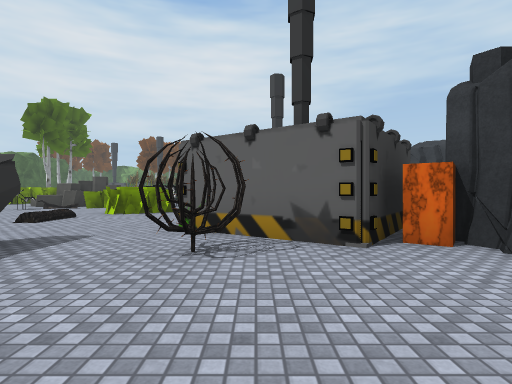
View 1 (above)

24 first-person views from a walk through a 3-D level made in the Unity game engine. The camera is 1.2 m above the floor, looks level and sees 80° across. The floor is counted in squares, 2 m on a side. Each view is taken from the middle of a square. On the plan, view 1 faces up. The plan holds only what a view shows up to about 9 squares ahead; the rest is blank. The place goes on beyond the plan. The player is left out. Some surface patterns are stand-ins.

View 2
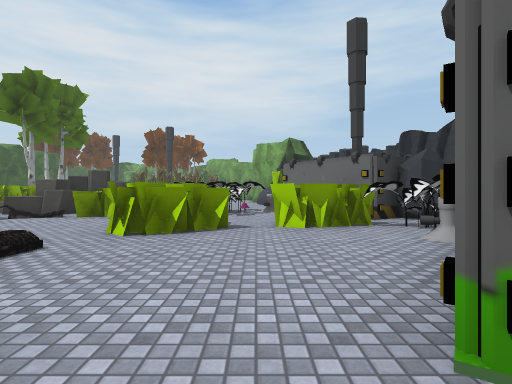

View 3
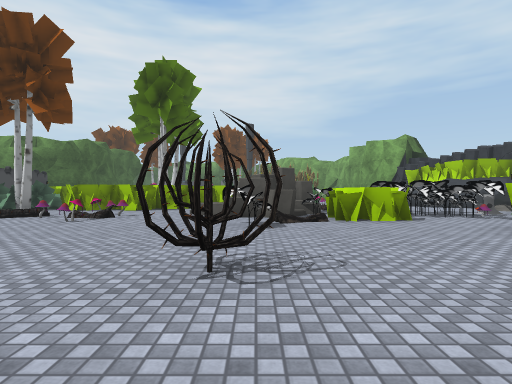

View 4
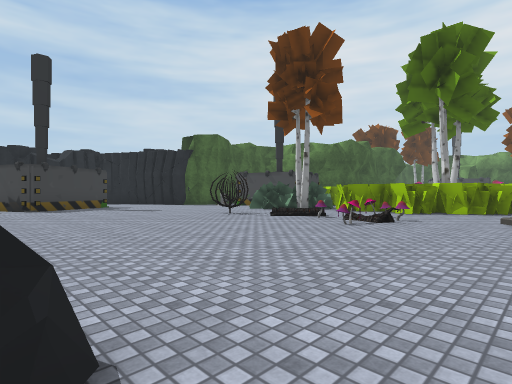

View 5
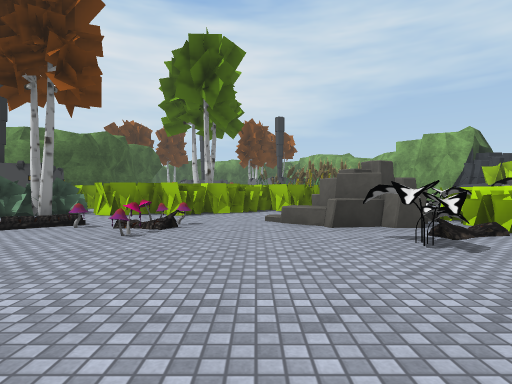

View 6
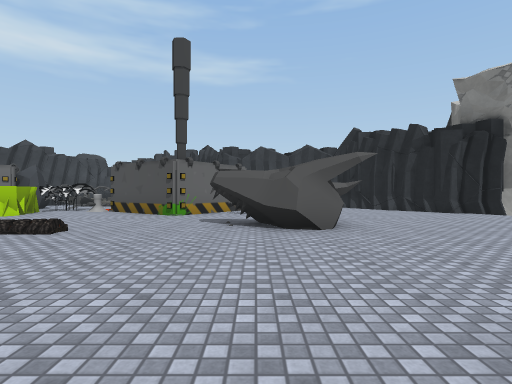

View 7
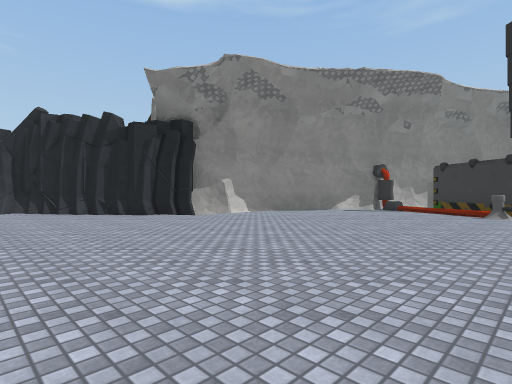

View 8
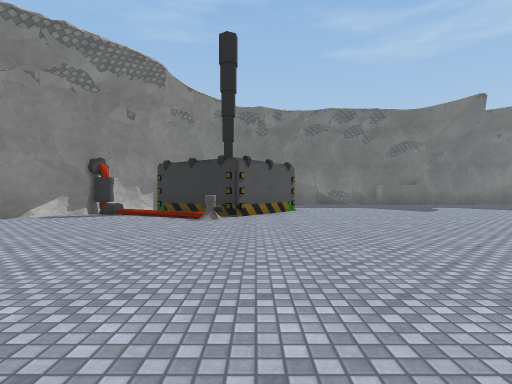

View 9
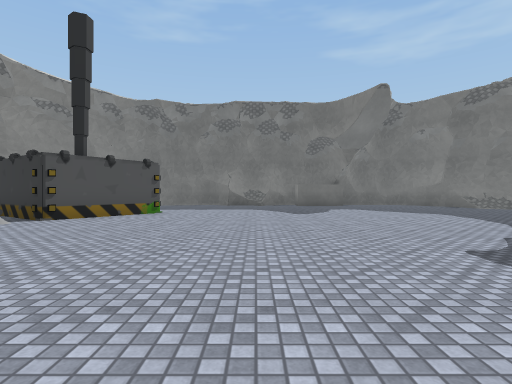

View 10
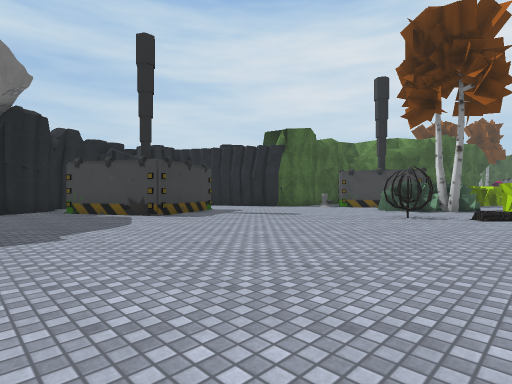

View 11
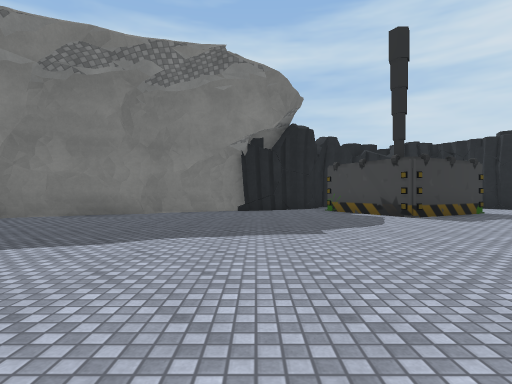

View 12
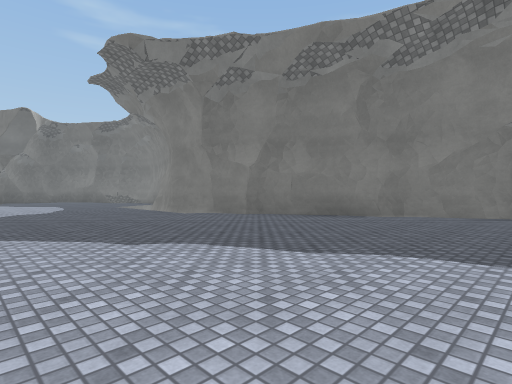

View 13
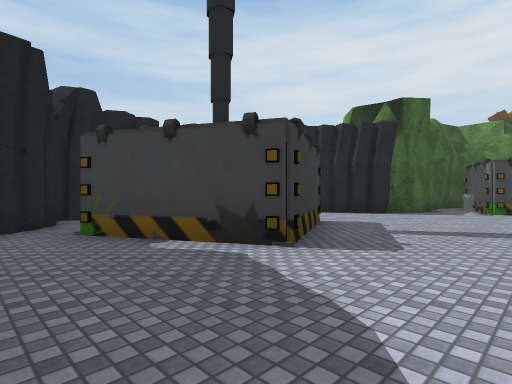

View 14
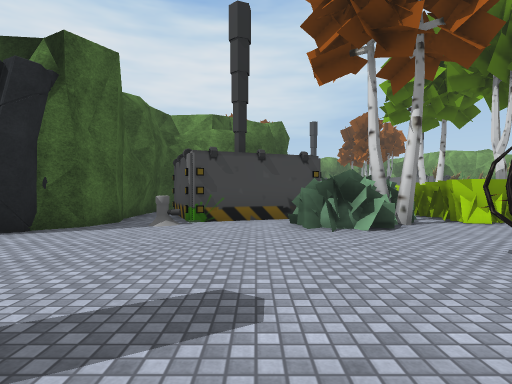

View 15
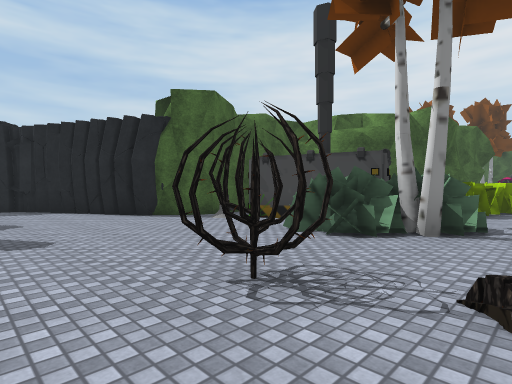

View 16
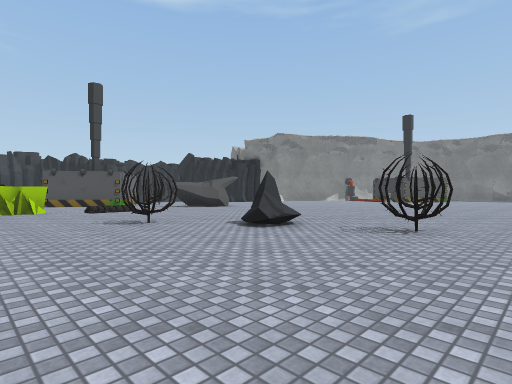

View 17
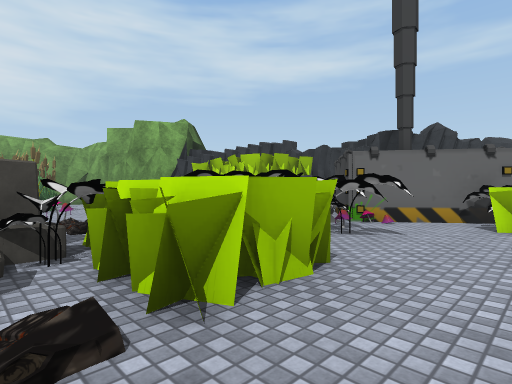

View 18
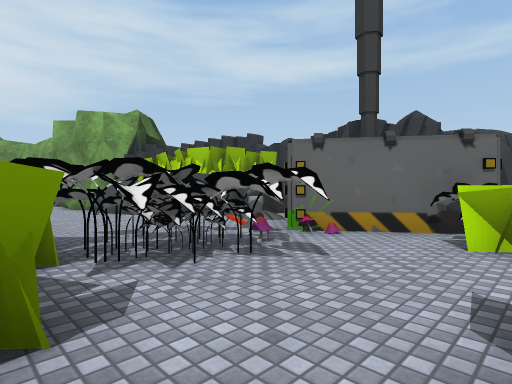

View 19
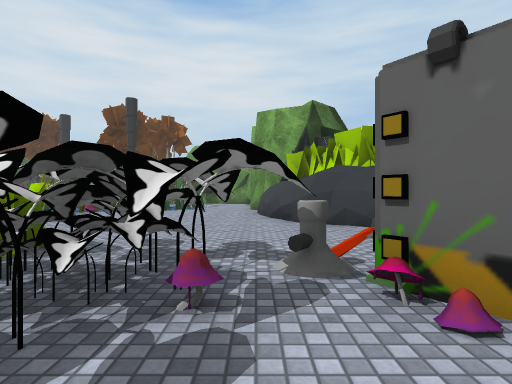

View 20
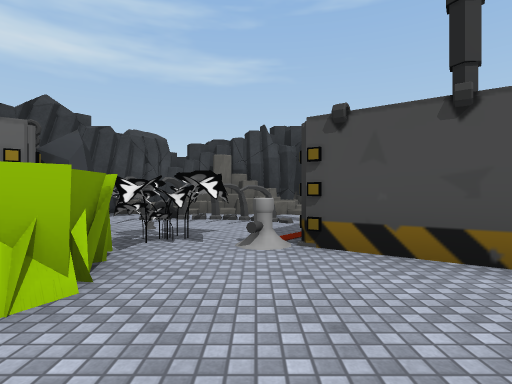

View 21
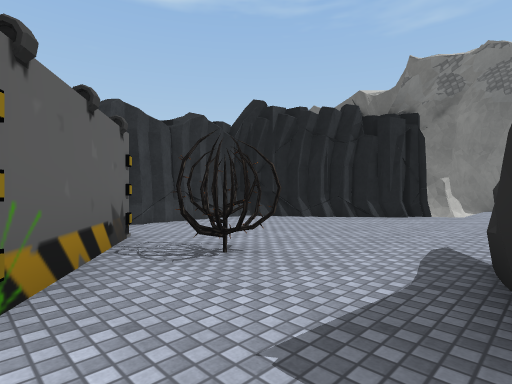

View 22
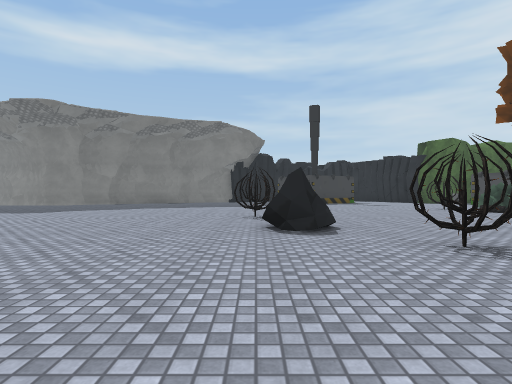

View 23
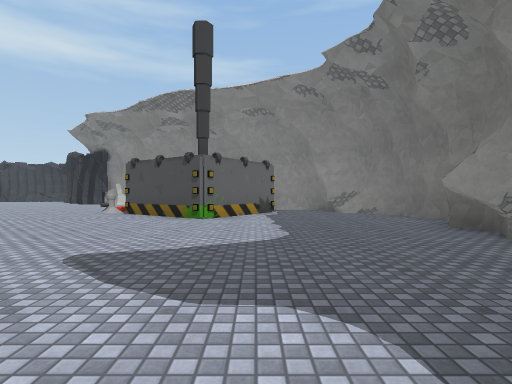

View 24
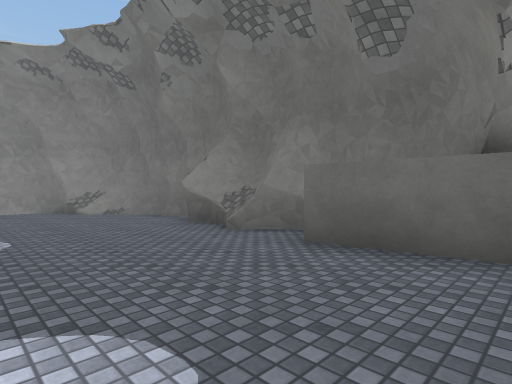

### Floor plan
Key: @ floor where view 1 was taken; # wall or solid block; . floor; = window, fence, low wall or low ledge; ≈ liquid the walk keeps out of; ^ raised ledge; v drop or lower ground; O other object.
Columns run from 26 left of view 1 to 5 right of it. Each row starts with its distance up from view 1.
 19            O            ##
 18      #    O.         ...=#
 17      ###   .O OO    OO.. ##
 16      #.###OO   OO   ......###
 15     ##O#.OOO  O..#  O.O....#
 14     #....OO.......^#OOOOO###
 13   ###.........OO.=^#OOOOOO
 12 ###........O≈O.O..##OOOOO.#
 11 #.........OO..O...O≈......O#O  #
 10     #.............O...O..OOOOOO=
  9     ##................OO.OOOOOO=
  8     ##................O...OOOO.=
  7 #..##.............O.......##  .=
  6 ###.............O.........#
  5   #...........O..........##
  4     ...................O..####
  3    #..................OO.OO.##
  2    #..................OO.....#
  1    ##..................O.....#
  0     ##..........  ........@..#
 -1      #.........   ..........##
 -2      ##........  ..........##
 -3       #...................##
 -4       ##.................v#
 -5          ................##
 -6           .............. #
 -7           ..............
 -8          ..........O ...#
 -9         ..........### .##
-10        ...........# ##O#
-11        ..........###
-12           .........#
-13           ...........#
-14           ..........##
-15           .........##
-16           ##########

Positions as (right, up) in squares from view 1, and headings:
1: (0, 0), facing up
2: (-2, 4), facing up
3: (-8, 5), facing up
4: (-9, 6), facing up-left
5: (-10, 7), facing up
6: (-9, 3), facing right
7: (-8, 1), facing down-right
8: (-8, -1), facing down
9: (-12, -2), facing down
10: (-13, 4), facing up-left
11: (-13, 4), facing left
12: (-14, 4), facing down-left
13: (-18, 5), facing up-left
14: (-18, 9), facing up
15: (-14, 10), facing up-left
16: (-14, 10), facing down-right
17: (-7, 10), facing up-right
18: (-5, 10), facing up-right
19: (-2, 11), facing up
20: (-3, 8), facing right
21: (-3, 5), facing down-right
22: (-5, 5), facing left
23: (-16, -12), facing right
24: (-16, -12), facing down-right
